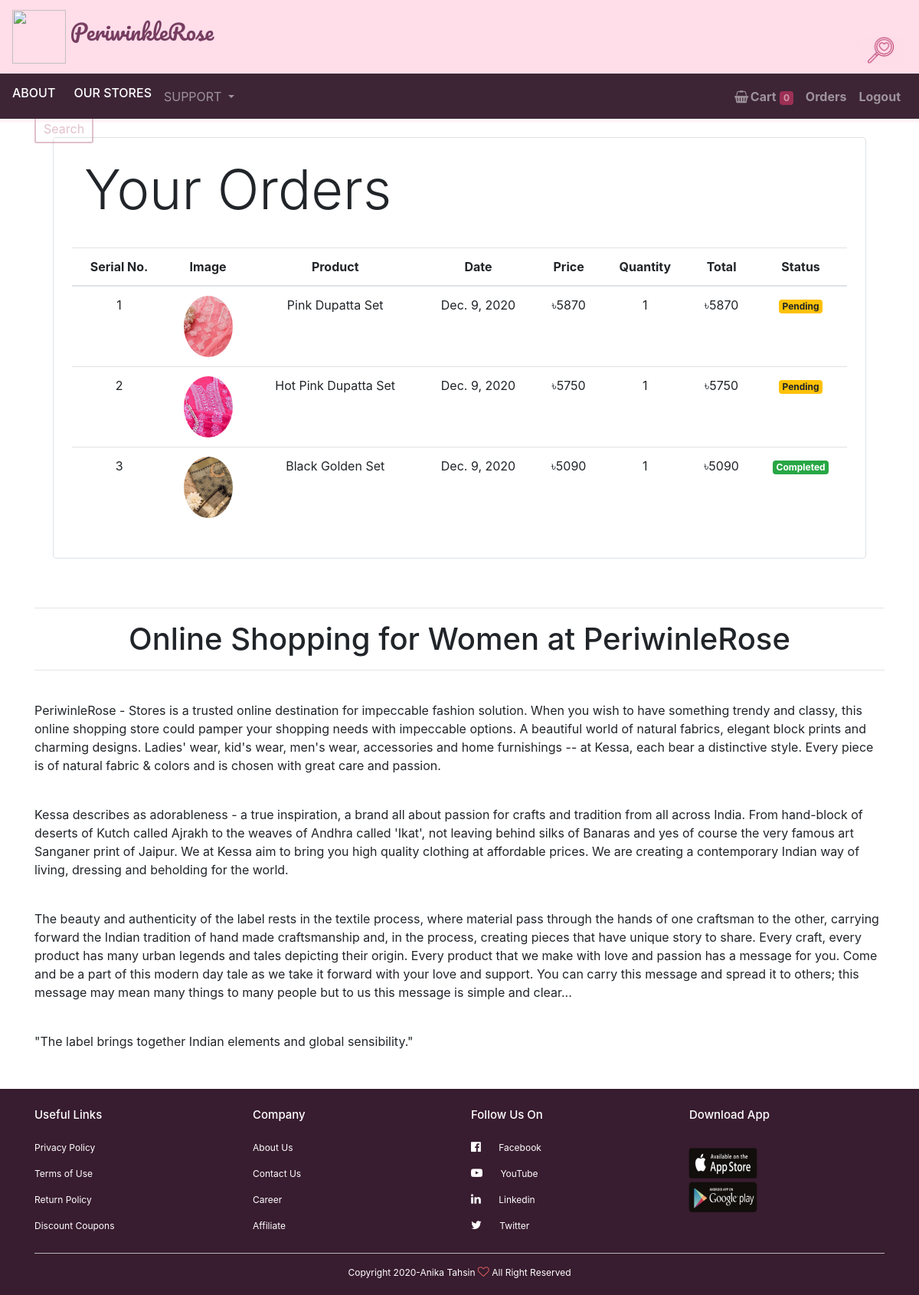
The page /orders (signed in) on the database its author committed.
### store/models/orders.py (models this page shows, shortened)
class Order(models.Model):
    product = models.ForeignKey(Product, on_delete=models.CASCADE)
    customer = models.ForeignKey(Customer, on_delete=models.CASCADE)
    quantity = models.IntegerField(default=1)
    price = models.IntegerField()
    address = models.CharField(max_length=50, default='', blank=True)
    phone = models.CharField(max_length=50, default='', blank=True)
    date = models.DateField(default=datetime.datetime.today)
    status = models.BooleanField(default=False)
    @staticmethod
    def get_orders_by_customer(customer_id):
        return Order\
            .objects\
            .filter(customer = customer_id)\
            .order_by('date')

### store/models/products.py (models this page shows, shortened)
class Product(models.Model):
    name = models.CharField(max_length=50)
    price = models.IntegerField(default=0)
    category = models.ForeignKey(Category, on_delete=models.CASCADE, default=1)
    description = models.CharField(max_length=700, default='', null=True, blank=True)
    image = models.ImageField(upload_to='uploads/products/')

### store/views/orders.py (the view)
# urls.py: path('orders',  OrderView.as_view(), name='orders'),
class OrderView(View):
    @method_decorator(auth_middleware)
    def get(self, request):
        customer = request.session.get('customer')
        orders = Order.get_orders_by_customer(customer)
        print(orders)
        orders = orders.reverse()
        return render(request, 'orders.html', {'orders':orders})

### store/templatetags/custom_filter.py (called while the page is built)
@register.filter(name='currency')
def currency(number):
    return "৳"+str(number)

@register.filter(name='multiply')
def multiply(number, number1):
    return number*number1

### store/templates/orders.html
{% extends 'base.html' %}
{% block content %}
{% load cart %}
{% load custom_filter %}
<div class="container">
    <div class="border rounded p-4 m-4">
        <h1 class="display-3 pl-2 ml-2">Your Orders</h1>
        <br>
        <table class="table text-center">
            <thead class="table">
                <tr>
                    <th>Serial No.</th>
                    <th>Image</th>
                    <th>Product</th>
                    <th>Date</th>
                    <th>Price</th>
                    <th>Quantity</th>
                    <th>Total</th>
                    <th>Status</th>
                </tr>
            </thead>
            <tbody>
                {% for order in orders %}
                <tr>
                    <td>{{forloop.counter}}</td>
                    <td><img style="height: 80px;" class="rounded-circle" src="{{order.product.image.url}}" alt=""></td>
                    <td>{{order.product.name}}</td>
                    <td>{{order.date}}</td>
                    <td>{{order.price|currency}}</td>
                    <td>{{order.quantity}}</td>
                    <td>{{order.quantity|multiply:order.price|currency}}</td>
                    {% if order.status %}
                    <td><small class="badge badge-success">Completed</small></td>
                    {% else %}
                    <td><small class="badge badge-warning">Pending</small></td>
                    {% endif %}
                </tr>
                {% endfor %}
            </tbody>
        </table>
    </div>
</div>
{% endblock %}

### store/static/css/main.css (style rules this page uses)
#bg { background-image: url(../img/pp4.jpg); background-repeat: no-repeat; background-size: 1800px 900px; background-position: top; background-attachment: fixed; }

### rows shown on the page
Order: product.image (picture), product.name "Pink Dupatta Set", date "Dec. 9, 2020", price "৳5870", quantity "1", quantity|multiply "৳5870", status "Pending"
Order: product.image (picture), product.name "Hot Pink Dupatta Set", date "Dec. 9, 2020", price "৳5750", quantity "1", quantity|multiply "৳5750", status "Pending"
Order: product.image (picture), product.name "Black Golden Set", date "Dec. 9, 2020", price "৳5090", quantity "1", quantity|multiply "৳5090", status "Completed"

### other values the page prints
{{ request.session.cart.keys|length }} "0"
